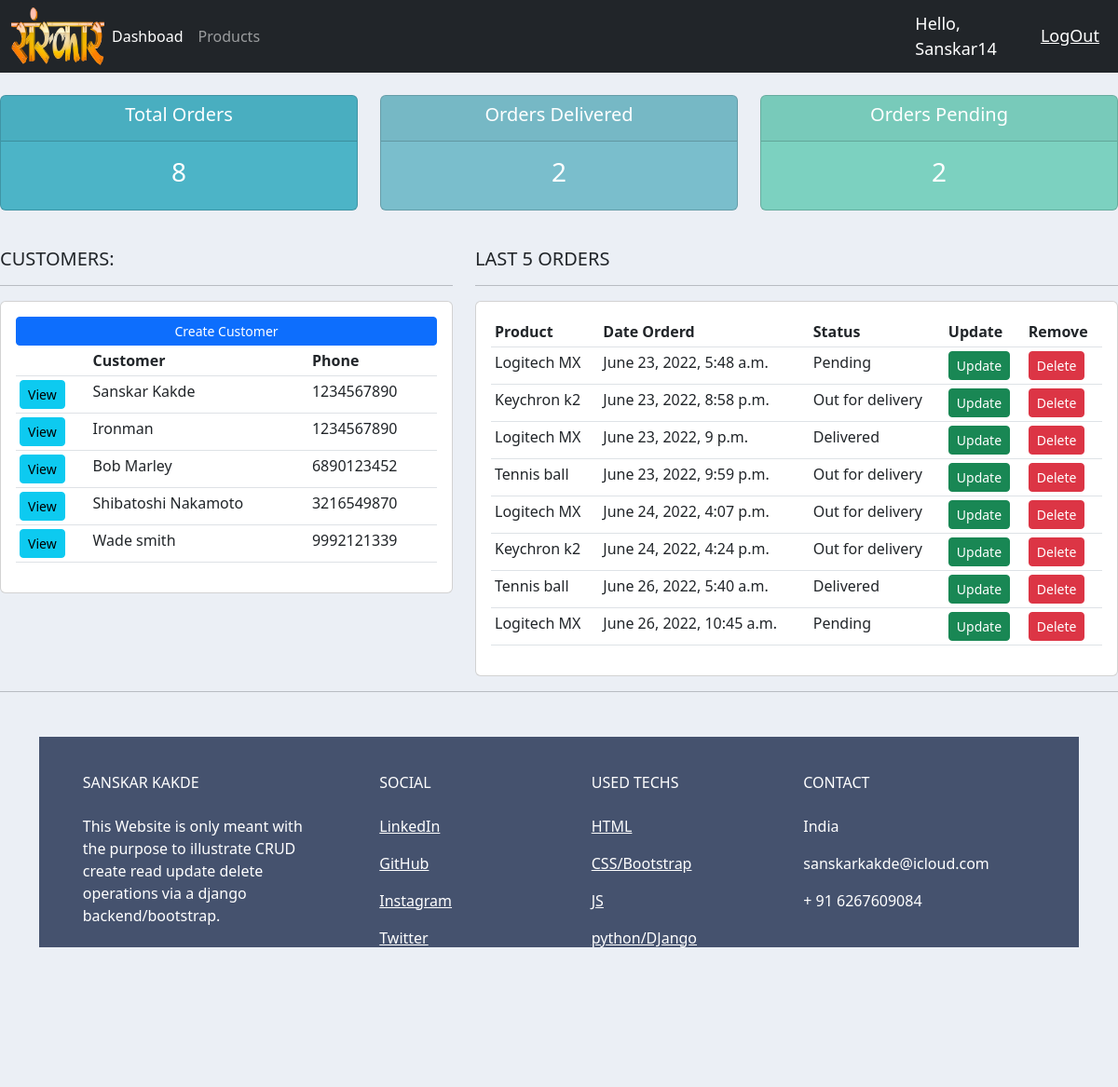
Screenshot of / (signed in) with the database file from the repository.
### accounts/models.py (models this page shows, shortened)
class Customer(models.Model):
  user=models.OneToOneField(User,null=True,on_delete=models.CASCADE)
  name=models.CharField(max_length=200,null=True)
  phone=models.CharField(max_length=200,null=True)
  email=models.CharField(max_length=200,null=True)
  profile_pic=models.ImageField(default="366572.jpeg",null=True)
  date_created=models.DateTimeField(auto_now_add=True,null=True)

class order(models.Model):
  STATUS=(
    ('Pending','Pending'),
    ('Out for delivery','Out for delivery'),
    ('Delivered','Delivered')
  )
  customer=models.ForeignKey(Customer,null=True,on_delete=models.SET_NULL)
  product=models.ForeignKey(Product,null=True,on_delete=models.SET_NULL)
  date_created = models.DateTimeField(auto_now_add=True, null=True)
  status=models.CharField(max_length=200,null=True,choices=STATUS)
  note=models.CharField(max_length=200,null=True)

class Product(models.Model):
  CATEGORY = (
    ('Indoor', 'Indoor'),
    ('Outdoor', 'Outdoor'),
  )
  name=models.CharField(max_length=200,null=True)
  price=models.FloatField(null=True)
  category=models.CharField(max_length=200,null=True,choices=CATEGORY)
  description=models.CharField(max_length=200,null=True)
  date_created = models.DateTimeField(auto_now_add=True, null=True)
  tags=models.ManyToManyField(Tag)
  def __str__(self):
    return self.name

### accounts/views.py (the view)
# urls.py: path('',views.home,name="home"),
@login_required(login_url='login')
def home(request):
    orders = order.objects.all()
    customers = Customer.objects.all()
    total_customers = customers.count()
    total_orders = orders.count()
    delivered = orders.filter(status='Delivered').count()
    pending = orders.filter(status='Pending').count()
    context = {'orders': orders, 'customers': customers,
               'total_orders': total_orders, 'delivered': delivered,
               'pending': pending}
    return render(request, 'accounts/dashboard.html', context)

### accounts/templates/accounts/dashboard.html
{%  extends 'accounts/main.html' %}
{% block content %}
{%  include 'accounts/status.html' %}
<br>
<div class="row">
	<div class="col-md-5">
		<h5>CUSTOMERS:</h5>
		<hr>
		<div class="card card-body">
			<a class="btn btn-primary  btn-sm btn-block" href="">Create Customer</a>
			<table class="table table-sm">
				<tr>
                    <th></th>
					<th>Customer</th>
					<th>Phone</th>
				</tr>
                {% for customer in customers %}
                    <tr>
                    <td><a class="btn btn-sm btn-info" href="{% url 'customers' customer.id%}">View</a></td>
                    <td>{{ customer.name }}</td>
                    <td>{{ customer.phone }}</td>
                    </tr>
                {% endfor %}
			</table>
		</div>
	</div>
	<div class="col-md-7">
		<h5>LAST 5 ORDERS</h5>
		<hr>
		<div class="card card-body">
			<table class="table table-sm">
				<tr>
					<th>Product</th>
					<th>Date Orderd</th>
					<th>Status</th>
					<th>Update</th>
					<th>Remove</th>
				</tr>
                {% for order in orders %}
                    <tr>
                    <td>{{ order.product }}</td>
                    <td>{{ order.date_created }}</td>
                    <td>{{ order.status }}</td>
                    <td><a class="btn btn-sm btn-success" href="{%url 'update_order' order.id%}">Update</a></td>
                    <td><a class="btn btn-sm btn-danger" href="{%url 'delete_order' order.id%}">Delete</a></td>
                    </tr>
                {% endfor %}
			</table>
		</div>
	</div>
</div>
{% endblock %}

### accounts/templates/accounts/main.html (shortened to what this page needs)
{% load static %}
<!DOCTYPE html>
<html lang="en">
<head>
    <link href="https://cdn.jsdelivr.net/npm/bootstrap@5.2.0-beta1/dist/css/bootstrap.min.css" rel="stylesheet">
    <link rel="stylesheet" type="text/css" href="{% static '/css/main.css' %}">
</head>
<body>
{%  include 'accounts/navbar.html' %}
{% block content %}
{% endblock %}
<hr>
<div class="container my-5">
  <footer
          class="text-center text-lg-start text-white"
          style="background-color: #45526e"
          >
    <div class="container p-4 pb-0">
      <section class="">
        <div class="row">
          <div class="col-md-3 col-lg-3 col-xl-3 mx-auto mt-3">
            <h6 class="text-uppercase mb-4 font-weight-bold">
              Sanskar Kakde
            </h6>
            <p>
              This Website is only meant with the purpose to illustrate CRUD create read update delete operations via a django backend/bootstrap.
            </p>
          </div>
          <div class="col-md-2 col-lg-2 col-xl-2 mx-auto mt-3">
            <h6 class="text-uppercase mb-4 font-weight-bold">Social</h6>
            <p>
              <a class="text-white" href="https://www.linkedin.com/in/sanskar-kakde-3890ab208/">LinkedIn</a>
            </p>
            <p>
              <a class="text-white" href="https://github.com/sanskarkakde14/">GitHub</a>
            </p>
            <p>
              <a class="text-white" href="https://www.instagram.com/sanskarr.14/">Instagram</a>
            </p>
            <p>
              <a class="text-white" href="https://twitter.com/sanskar_kakde">Twitter</a>
            </p>
          </div>
          <div class="col-md-3 col-lg-2 col-xl-2 mx-auto mt-3">
            <h6 class="text-uppercase mb-4 font-weight-bold">
              Used Techs
            </h6>
            <p>
              <a class="text-white">HTML</a>
            </p>
            <p>
              <a class="text-white">CSS/Bootstrap</a>
            </p>
            <p>
              <a class="text-white">JS</a>
            </p>
            <p>
              <a class="text-white">python/DJango</a>
            </p>
          </div>
          <div class="col-md-4 col-lg-3 col-xl-3 mx-auto mt-3">
            <h6 class="text-uppercase mb-4 font-weight-bold">Contact</h6>
            <p> India</p>
            <p> sanskarkakde@icloud.com</p>
            <p> + 91 6267609084</p>
          </div>
        </div>
      </section>
      <hr class="my-3">
      <section class="p-3 pt-0">
        <div class="row d-flex align-items-center">
          <div class="col-md-7 col-lg-8 text-center text-md-start">
            <div class="p-3">
              <a class="text-white" href="https://www.linkedin.com/in/sanskar-kakde-3890ab208/"
                 >sanskar</a
                >
            </div>
          </div>
        </div>
      </section>
    </div>
  </footer>
</div>
</body>
</html>

### accounts/templates/accounts/navbar.html (shortened to what this page needs)
{% load static %}
<nav class="navbar navbar-expand-lg navbar-dark bg-dark">
  <div class="container-fluid">
    <img src="{% static 'images/Sanskar-TV.png' %}" style="width:100px;height:auto">
    <div class="collapse navbar-collapse" id="navbarNav">
      <ul class="navbar-nav">
        <li class="nav-item">
          <a class="nav-link active" aria-current="page" href="{% url 'home' %}">Dashboad</a>
        </li>
        <li class="nav-item">
          <a class="nav-link" href="{% url 'products' %}">Products</a>
        </li>
      </ul>
    </div>
  </div>
    <span class="hello-msg">Hello, {{ request.user }}</span>
    <span><a class="hello-msg" href="{%  url 'logout' %}">LogOut</a></span>
</nav>

### accounts/templates/accounts/status.html
<br>
<div class="row">
	<div class="col">
		<div class="col-md">
			<div class="card text-center text-white  mb-3" id="total-orders">
			  	<div class="card-header">
			  		<h5 class="card-title">Total Orders</h5>
			  	</div>
			  	<div class="card-body">
			    	<h3 class="card-title">{{total_orders}}</h3>
			  	</div>
			</div>
		</div>
	</div>
	<div class="col">
		<div class="col-md">
			<div class="card text-center text-white  mb-3" id="orders-delivered">
			  	<div class="card-header">
			  		<h5 class="card-title">Orders Delivered</h5>
			  	</div>
			  	<div class="card-body">
			    	<h3 class="card-title">{{ delivered }}</h3>
			  	</div>
			</div>
		</div>
	</div>
	<div class="col">
		<div class="col-md">
			<div class="card text-center text-white  mb-3" id="orders-pending">
			  	<div class="card-header">
			  		<h5 class="card-title">Orders Pending</h5>
			  	</div>
			  	<div class="card-body">
			    	<h3 class="card-title">{{ pending }}</h3>
			  	</div>
			</div>
		</div>
	</div>
</div>

### static/css/main.css (style rules this page uses)
body { background-color: #ebeff5; }
#total-orders { background-color: #4cb4c7; }
#orders-delivered { background-color: #7abecc; }
#orders-pending { background-color: #7CD1C0; }

### accounts/templates/accounts/navbar.html (style rules this page uses)
.hello-msg { font-size:18px; color:#fff; margin-right:20px; }

### rows the page displays
Customer: name "Sanskar Kakde", phone "1234567890"
Customer: name "Ironman", phone "1234567890"
Customer: name "Bob Marley", phone "6890123452"
Customer: name "Shibatoshi Nakamoto", phone "3216549870"
Customer: name "Wade smith", phone "9992121339"
order: product "Logitech MX", date_created "June 23, 2022, 5:48 a.m.", status "Pending"
order: product "Keychron k2", date_created "June 23, 2022, 8:58 p.m.", status "Out for delivery"
order: product "Logitech MX", date_created "June 23, 2022, 9 p.m.", status "Delivered"
order: product "Tennis ball", date_created "June 23, 2022, 9:59 p.m.", status "Out for delivery"
order: product "Logitech MX", date_created "June 24, 2022, 4:07 p.m.", status "Out for delivery"
order: product "Keychron k2", date_created "June 24, 2022, 4:24 p.m.", status "Out for delivery"
order: product "Tennis ball", date_created "June 26, 2022, 5:40 a.m.", status "Delivered"
order: product "Logitech MX", date_created "June 26, 2022, 10:45 a.m.", status "Pending"

### other values shown
{{ request.user }} "Sanskar14"
{{ total_orders }} "8"
{{ delivered }} "2"
{{ pending }} "2"
